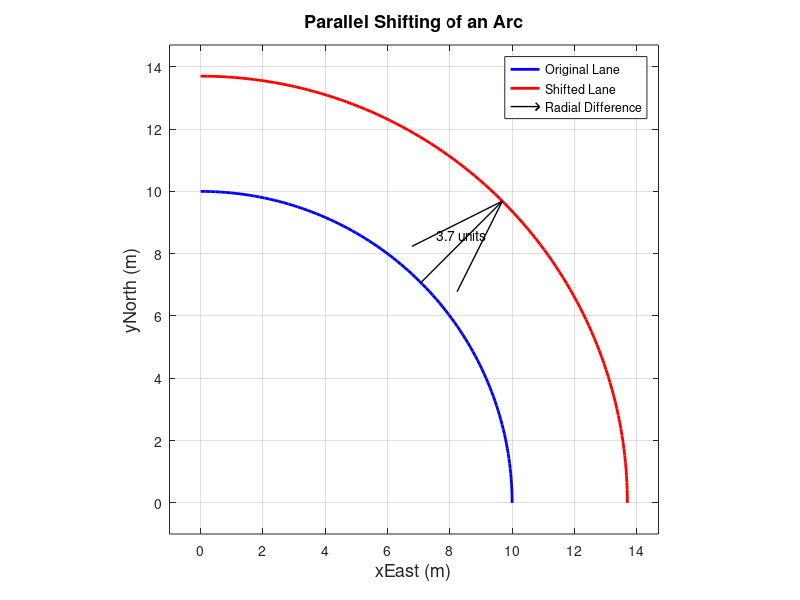

This chart was generated by the following MATLAB code:
set(groot, 'defaultAxesXGrid', 'on', 'defaultAxesYGrid', 'on', 'defaultAxesZGrid', 'on');
% Define parameters
center = [0, 0]; % Center of the arcs
radius1 = 10; % Radius of the first arc (original lane)
radius2 = radius1 + 3.7; % Radius of the second arc (shifted lane)
theta = linspace(0, pi/2, 100); % Define the angle from 0 to 90 degrees

% Calculate coordinates for the first arc
x_arc1 = center(1) + radius1 * cos(theta);
y_arc1 = center(2) + radius1 * sin(theta);

% Calculate coordinates for the second arc
x_arc2 = center(1) + radius2 * cos(theta);
y_arc2 = center(2) + radius2 * sin(theta);

% Calculate a point in the middle of the arcs for the quiver
mid_theta = pi/4; % Midpoint angle for demonstration (45 degrees)
x_quiver_start = center(1) + radius1 * cos(mid_theta);
y_quiver_start = center(2) + radius1 * sin(mid_theta);
x_quiver_end = center(1) + radius2 * cos(mid_theta);
y_quiver_end = center(2) + radius2 * sin(mid_theta);

% Open a new figure
figure;

% Plot the first arc
plot(x_arc1, y_arc1, 'b', 'LineWidth', 2);
hold on;

% Plot the second arc
plot(x_arc2, y_arc2, 'r', 'LineWidth', 2);

% Plot the radial difference with quiver
quiver(x_quiver_start, y_quiver_start, x_quiver_end - x_quiver_start, y_quiver_end - y_quiver_start, 0, 'k', 'LineWidth', 1, 'MaxHeadSize', 0.5);

% Annotate the radial difference
text((x_quiver_start + x_quiver_end)/2, (y_quiver_start + y_quiver_end)/2, sprintf('3.7 units'), 'VerticalAlignment', 'bottom', 'HorizontalAlignment', 'center');

% Set up plot limits
axis equal;
xlim([min([x_arc1, x_arc2])-1, max([x_arc1, x_arc2])+1]);
ylim([min([y_arc1, y_arc2])-1, max([y_arc1, y_arc2])+1]);

% Add labels and title
xlabel('xEast (m)','FontSize',13);
ylabel('yNorth (m)','FontSize',13);
title('Parallel Shifting of an Arc','FontSize',13);

% Add grid
grid on;

% Add legend
legend('Original Lane', 'Shifted Lane', 'Radial Difference');
